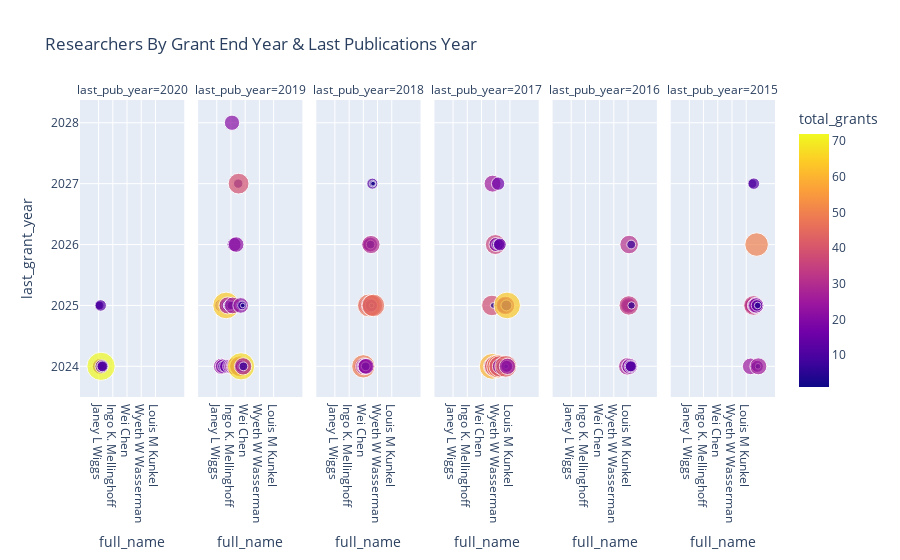

The notebook cell saved with this chart:
### Code cell
px.scatter(temp2.sort_values("last_pub_year", ascending=False), 
           x="full_name", y="last_grant_year", 
           hover_name="full_name",  
           size="total_grants",
           color="total_grants",
           hover_data=['total_funding', 'total_grants', 'last_grant_year', 'citations_mean', 'altmetric_mean', 'last_pub_year'], 
           facet_col="last_pub_year", 
           title="Researchers By Grant End Year & Last Publications Year")

### Figure 1 — Plotly figure (JSON) as saved in the notebook; plotly's stock layout.template omitted (floating-point values rounded to 4 significant figures; data arrays with more than 128 entries replaced by an {"elided": "..."} marker saying what was removed)
{"data": [{"customdata": [[34227249, 13, 2024, 43.83, 96.67, 2020], [5122189, 6, 2025, 111.7, 153.5, 2020], [11226281, 7, 2024, 42.67, 27.67, 2020], [8329707, 7, 2025, 1, 123, 2020], [63300568, 11, 2024, 57, 85.5, 2020], [157716650, 23, 2024, 78.14, 96.14, 2020], [103448660, 12, 2025, 48.5, 105, 2020], [92762611, 72, 2024, 60.83, 48.67, 2020], [33727937, 4, 2024, 99.33, 80.5, 2020], [3816617, 16, 2024, 122.8, 361.7, 2020], [19161145, 9, 2024, 75.83, 332.2, 2020], [11936329, 11, 2024, 277, 805, 2020]], "hovertemplate": "<b>%{hovertext}</b><br><br>last_pub_year=%{customdata[5]}<br>full_name=%{x}<br>last_grant_year=%{customdata[2]}<br>total_grants=%{marker.color}<br>total_funding=%{customdata[0]}<br>citations_mean=%{customdata[3]}<br>altmetric_mean=%{customdata[4]}<extra></extra>", "hovertext": ["Janey L Wiggs", "Nuria Lopez-Bigas", "Cigall Kadoch", "Omar Abdel-Wahab", "Keith L. Ligon", "Evan E. Eichler", "Stephen A Murray", "Marco A Marra", "Roel G W Verhaak", "Rudolf Uher", "Kenneth Offit", "Roy H. Perlis"], "legendgroup": "", "marker": {"color": [13, 6, 7, 7, 11, 23, 12, 72, 4, 16, 9, 11], "coloraxis": "coloraxis", "size": [13, 6, 7, 7, 11, 23, 12, 72, 4, 16, 9, 11], "sizemode": "area", "sizeref": 0.18, "symbol": "circle"}, "mode": "markers", "name": "", "showlegend": false, "type": "scatter", "x": ["Janey L Wiggs", "Nuria Lopez-Bigas", "Cigall Kadoch", "Omar Abdel-Wahab", "Keith L. Ligon", "Evan E. Eichler", "Stephen A Murray", "Marco A Marra", "Roel G W Verhaak", "Rudolf Uher", "Kenneth Offit", "Roy H. Perlis"], "xaxis": "x", "y": [2024, 2025, 2024, 2025, 2024, 2024, 2025, 2024, 2024, 2024, 2024, 2024], "yaxis": "y"}, {"customdata": {"elided": "66x6 float values"}, "hovertemplate": "<b>%{hovertext}</b><br><br>last_pub_year=%{customdata[5]}<br>full_name=%{x}<br>last_grant_year=%{customdata[2]}<br>total_grants=%{marker.color}<br>total_funding=%{customdata[0]}<br>citations_mean=%{customdata[3]}<br>altmetric_mean=%{customdata[4]}<extra></extra>", "hovertext": ["Gun Peggy S. Knudsen", "Heinz-Josef Lenz", "Nada Jabado", "Natalia Rost", "Sriram Sankararaman", "John Q Trojanowski", "Neil Burnet", "Charles M Rudin", "Alec C. Kimmelman", "Nawaid Usmani", "Timothy A. Chan", "Jerald P. Radich", "Martin S Tallman", "James F. Meschia", "Rebecca F. Gottesman", "Paul C Boutros", "Rudolph E. Tanzi", "Catherine M. Tangen", "Oliver Stegle", "Cheryl Lyn Walker", "Riccardo E. Marioni", "Stephen B Montgomery", "Stephen J. Glatt", "Clara D Bloomfield", "Gunnar Morken", "Levi A. Garraway", "Sudha Seshadri", "Seema Mital", "Nigel J. Cairns", "Ingo K. Mellinghoff", "Bamidele O. Tayo", "R. Graham Barr", "Antonio Finelli", "Nilanjan Chatterjee", "Frank Sicheri", "Lawrence S. B. Goldstein", "Michael A. Province", "David Golan", "Sylvia M. Evans", "Hirofumi Morishita", "Konstantinos Arfanakis", "Yohan Bossé", "Thomas Perls", "Eli A. Stahl", "Freddie C. Hamdy", "Mark D. Minden", "Pier Giuseppe Pelicci", "Douglas M. Ruderfer", "Mary V Relling", "Christopher I Amos", "Cathie L. M. Sudlow", "Paul Elliott", "Duncan C. Thomas", "Louis Lefebvre", "Michelle Luciano", "Julian Parkhill", "Adam S. Kibel", "Anita Thapar", "Stephen W Scherer", "Ann C. McKee", "Lars T. Westlye", "Meenakshi Devidas", "Stephanie L. Schmit", "Nancy Lee", "Susan M. Ring", "Daniel J. Benjamin"], "legendgroup": "", "marker": {"color": [1, 15, 24, 4, 6, 19, 10, 15, 10, 13, 11, 11, 4, 5, 6, 64, 17, 3, 12, 26, 7, 9, 8, 10, 1, 5, 19, 10, 5, 6, 1, 14, 21, 4, 25, 26, 12, 11, 18, 8, 10, 28, 10, 7, 22, 23, 12, 3, 12, 22, 8, 39, 31, 12, 5, 40, 6, 22, 67, 13, 6, 7, 1, 2, 27, 7], "coloraxis": "coloraxis", "size": [1, 15, 24, 4, 6, 19, 10, 15, 10, 13, 11, 11, 4, 5, 6, 64, 17, 3, 12, 26, 7, 9, 8, 10, 1, 5, 19, 10, 5, 6, 1, 14, 21, 4, 25, 26, 12, 11, 18, 8, 10, 28, 10, 7, 22, 23, 12, 3, 12, 22, 8, 39, 31, 12, 5, 40, 6, 22, 67, 13, 6, 7, 1, 2, 27, 7], "sizemode": "area", "sizeref": 0.18, "symbol": "circle"}, "mode": "markers", "name": "", "showlegend": false, "type": "scatter", "x": ["Gun Peggy S. Knudsen", "Heinz-Josef Lenz", "Nada Jabado", "Natalia Rost", "Sriram Sankararaman", "John Q Trojanowski", "Neil Burnet", "Charles M Rudin", "Alec C. Kimmelman", "Nawaid Usmani", "Timothy A. Chan", "Jerald P. Radich", "Martin S Tallman", "James F. Meschia", "Rebecca F. Gottesman", "Paul C Boutros", "Rudolph E. Tanzi", "Catherine M. Tangen", "Oliver Stegle", "Cheryl Lyn Walker", "Riccardo E. Marioni", "Stephen B Montgomery", "Stephen J. Glatt", "Clara D Bloomfield", "Gunnar Morken", "Levi A. Garraway", "Sudha Seshadri", "Seema Mital", "Nigel J. Cairns", "Ingo K. Mellinghoff", "Bamidele O. Tayo", "R. Graham Barr", "Antonio Finelli", "Nilanjan Chatterjee", "Frank Sicheri", "Lawrence S. B. Goldstein", "Michael A. Province", "David Golan", "Sylvia M. Evans", "Hirofumi Morishita", "Konstantinos Arfanakis", "Yohan Bossé", "Thomas Perls", "Eli A. Stahl", "Freddie C. Hamdy", "Mark D. Minden", "Pier Giuseppe Pelicci", "Douglas M. Ruderfer", "Mary V Relling", "Christopher I Amos", "Cathie L. M. Sudlow", "Paul Elliott", "Duncan C. Thomas", "Louis Lefebvre", "Michelle Luciano", "Julian Parkhill", "Adam S. Kibel", "Anita Thapar", "Stephen W Scherer", "Ann C. McKee", "Lars T. Westlye", "Meenakshi Devidas", "Stephanie L. Schmit", "Nancy Lee", "Susan M. Ring", "Daniel J. Benjamin"], "xaxis": "x2", "y": [2024, 2025, 2024, 2025, 2025, 2024, 2024, 2025, 2025, 2025, 2025, 2025, 2025, 2025, 2025, 2025, 2024, 2025, 2025, 2025, 2025, 2025, 2024, 2025, 2025, 2024, 2024, 2025, 2024, 2025, 2024, 2024, 2028, 2024, 2025, 2024, 2024, 2024, 2026, 2024, 2024, 2024, 2024, 2024, 2026, 2024, 2024, 2024, 2024, 2024, 2027, 2027, 2024, 2024, 2025, 2024, 2025, 2025, 2024, 2024, 2024, 2025, 2024, 2025, 2024, 2024], "yaxis": "y2"}, {"customdata": {"elided": "34x6 float values"}, "hovertemplate": "<b>%{hovertext}</b><br><br>last_pub_year=%{customdata[5]}<br>full_name=%{x}<br>last_grant_year=%{customdata[2]}<br>total_grants=%{marker.color}<br>total_funding=%{customdata[0]}<br>citations_mean=%{customdata[3]}<br>altmetric_mean=%{customdata[4]}<extra></extra>", "hovertext": ["Guy Thwaites", "Jeramiah J. Smith", "Leah C. Kottyan", "Tatjana Sauka-Spengler", "Wei Chen", "Peter A. Nigrovic", "Chuan He", "Pui-Yan Kwok", "Ana C. deCarvalho", "James E Bradner", "Eleazar Eskin", "Axel Visel", "Richard A Young", "Helen Tremlett", "Smita Bhatia", "JoAnn E Manson", "Laura Reinholdt", "Michael Gill", "Vijay K. Kuchroo", "Pasi A. Jänne", "Irving L. Weissman", "Anders H. Rosengren", "Ruth Ann Marrie", "Arul M. Chinnaiyan", "Todd R Golub", "Kiran Musunuru", "Aleixo M. Muise", "Marie-Anne Van Sluys", "Michael A. Rosenberg", "Paul Workman", "Rickard Sandberg", "Chris P. Barnes", "Geoff D. Hall", "Bruce C Carleton"], "legendgroup": "", "marker": {"color": [24, 3, 2, 3, 49, 17, 26, 20, 2, 8, 21, 7, 23, 23, 17, 11, 11, 7, 24, 13, 47, 10, 17, 20, 19, 7, 30, 14, 2, 41, 11, 4, 2, 46], "coloraxis": "coloraxis", "size": [24, 3, 2, 3, 49, 17, 26, 20, 2, 8, 21, 7, 23, 23, 17, 11, 11, 7, 24, 13, 47, 10, 17, 20, 19, 7, 30, 14, 2, 41, 11, 4, 2, 46], "sizemode": "area", "sizeref": 0.18, "symbol": "circle"}, "mode": "markers", "name": "", "showlegend": false, "type": "scatter", "x": ["Guy Thwaites", "Jeramiah J. Smith", "Leah C. Kottyan", "Tatjana Sauka-Spengler", "Wei Chen", "Peter A. Nigrovic", "Chuan He", "Pui-Yan Kwok", "Ana C. deCarvalho", "James E Bradner", "Eleazar Eskin", "Axel Visel", "Richard A Young", "Helen Tremlett", "Smita Bhatia", "JoAnn E Manson", "Laura Reinholdt", "Michael Gill", "Vijay K. Kuchroo", "Pasi A. Jänne", "Irving L. Weissman", "Anders H. Rosengren", "Ruth Ann Marrie", "Arul M. Chinnaiyan", "Todd R Golub", "Kiran Musunuru", "Aleixo M. Muise", "Marie-Anne Van Sluys", "Michael A. Rosenberg", "Paul Workman", "Rickard Sandberg", "Chris P. Barnes", "Geoff D. Hall", "Bruce C Carleton"], "xaxis": "x3", "y": [2024, 2024, 2024, 2024, 2024, 2024, 2024, 2024, 2024, 2024, 2024, 2024, 2024, 2025, 2025, 2026, 2025, 2025, 2025, 2025, 2025, 2025, 2025, 2025, 2026, 2026, 2026, 2025, 2025, 2025, 2027, 2027, 2027, 2025], "yaxis": "y3"}, {"customdata": {"elided": "46x6 float values"}, "hovertemplate": "<b>%{hovertext}</b><br><br>last_pub_year=%{customdata[5]}<br>full_name=%{x}<br>last_grant_year=%{customdata[2]}<br>total_grants=%{marker.color}<br>total_funding=%{customdata[0]}<br>citations_mean=%{customdata[3]}<br>altmetric_mean=%{customdata[4]}<extra></extra>", "hovertext": ["Gary D Bader", "Rachel F Tyndale", "Per Magnus", "Bradley T Hyman", "Krishnendu Chatterjee", "Peter C Dedon", "Margaret F Lippincott", "David A Garfield", "Antonio Iavarone", "Deepak Srivastava", "Peter St George-Hyslop", "Wyeth W Wasserman", "Anne Griffiths", "David M Weinstock", "Yiwen Chen", "Jinghui Zhang", "Maria Chahrour", "Shashikant B Lele", "Daniel Rueckert", "Stephen O'Rahilly", "Ira M Hall", "Martina Brueckner", "Stuart E Turvey", "Rayjean J Hung", "Eric J Nestler", "Gary E Goodman", "Lee-Way Jin", "Catherine L Peichel", "Andrew P Jackson", "James T Rutka", "David R Gandara", "Peter L Jones", "John B Hogenesch", "Sunit Das", "Casey S Greene", "Bruce L Miller", "James R Lupski", "William S Bush", "Ari Melnick", "Hao Wu", "Richard A Gibbs", "Neil Romberg", "Christine A Iacobuzio-Donahue", "Lon S Schneider", "Sonia Anand", "Alan D D'Andrea"], "legendgroup": "", "marker": {"color": [38, 60, 26, 33, 3, 31, 2, 6, 10, 26, 36, 45, 18, 8, 3, 7, 3, 3, 16, 49, 7, 11, 40, 15, 22, 9, 10, 9, 9, 21, 18, 5, 6, 5, 3, 20, 15, 4, 24, 31, 43, 2, 11, 13, 64, 24], "coloraxis": "coloraxis", "size": [38, 60, 26, 33, 3, 31, 2, 6, 10, 26, 36, 45, 18, 8, 3, 7, 3, 3, 16, 49, 7, 11, 40, 15, 22, 9, 10, 9, 9, 21, 18, 5, 6, 5, 3, 20, 15, 4, 24, 31, 43, 2, 11, 13, 64, 24], "sizemode": "area", "sizeref": 0.18, "symbol": "circle"}, "mode": "markers", "name": "", "showlegend": false, "type": "scatter", "x": ["Gary D Bader", "Rachel F Tyndale", "Per Magnus", "Bradley T Hyman", "Krishnendu Chatterjee", "Peter C Dedon", "Margaret F Lippincott", "David A Garfield", "Antonio Iavarone", "Deepak Srivastava", "Peter St George-Hyslop", "Wyeth W Wasserman", "Anne Griffiths", "David M Weinstock", "Yiwen Chen", "Jinghui Zhang", "Maria Chahrour", "Shashikant B Lele", "Daniel Rueckert", "Stephen O'Rahilly", "Ira M Hall", "Martina Brueckner", "Stuart E Turvey", "Rayjean J Hung", "Eric J Nestler", "Gary E Goodman", "Lee-Way Jin", "Catherine L Peichel", "Andrew P Jackson", "James T Rutka", "David R Gandara", "Peter L Jones", "John B Hogenesch", "Sunit Das", "Casey S Greene", "Bruce L Miller", "James R Lupski", "William S Bush", "Ari Melnick", "Hao Wu", "Richard A Gibbs", "Neil Romberg", "Christine A Iacobuzio-Donahue", "Lon S Schneider", "Sonia Anand", "Alan D D'Andrea"], "xaxis": "x4", "y": [2025, 2024, 2027, 2024, 2025, 2024, 2024, 2024, 2024, 2024, 2026, 2024, 2026, 2026, 2024, 2024, 2024, 2025, 2027, 2024, 2024, 2026, 2024, 2026, 2024, 2025, 2024, 2024, 2025, 2025, 2025, 2025, 2024, 2025, 2024, 2024, 2025, 2024, 2025, 2025, 2024, 2024, 2025, 2024, 2025, 2024], "yaxis": "y4"}, {"customdata": [[null, 1, 2024, 58, 19, 2016], [89233413, 14, 2024, 68, 63, 2016], [29449910, 14, 2024, 473, 47, 2016], [66039941, 14, 2024, 134.7, 93.33, 2016], [24403936, 28, 2024, 178.5, 107, 2016], [389816777, 13, 2025, 115.5, 84.5, 2016], [69940962, 15, 2024, 57, 8, 2016], [354825108, 22, 2025, 54, 98, 2016], [29471814, 34, 2025, 87, 74, 2016], [6367886, 31, 2026, 36, 119, 2016], [218363, 4, 2024, 52, 30, 2016], [136881987, 23, 2024, 77, 164, 2016], [69650317, 10, 2024, 77, 164, 2016], [7040351, 15, 2024, 87, 85, 2016], [99038792, 11, 2024, 21, 10.5, 2016], [5925798, 7, 2026, 113, 635, 2016], [8277482, 5, 2025, 32, 166, 2016]], "hovertemplate": "<b>%{hovertext}</b><br><br>last_pub_year=%{customdata[5]}<br>full_name=%{x}<br>last_grant_year=%{customdata[2]}<br>total_grants=%{marker.color}<br>total_funding=%{customdata[0]}<br>citations_mean=%{customdata[3]}<br>altmetric_mean=%{customdata[4]}<extra></extra>", "hovertext": ["Zlatko Dembic", "K Christopher Garcia", "Fred A Wright", "Matthew E Hurles", "Mika Kivimaki", "Charles Fuchs", "Louis M Kunkel", "Jennifer R Grandis", "John E Dick", "Michael G Fehlings", "Xia Cui", "James W Kazura", "Jane M Carlton", "Walter Salzburger", "Sarah M Fortune", "Jorge E Chavarro", "Gordon C S Smith"], "legendgroup": "", "marker": {"color": [1, 14, 14, 14, 28, 13, 15, 22, 34, 31, 4, 23, 10, 15, 11, 7, 5], "coloraxis": "coloraxis", "size": [1, 14, 14, 14, 28, 13, 15, 22, 34, 31, 4, 23, 10, 15, 11, 7, 5], "sizemode": "area", "sizeref": 0.18, "symbol": "circle"}, "mode": "markers", "name": "", "showlegend": false, "type": "scatter", "x": ["Zlatko Dembic", "K Christopher Garcia", "Fred A Wright", "Matthew E Hurles", "Mika Kivimaki", "Charles Fuchs", "Louis M Kunkel", "Jennifer R Grandis", "John E Dick", "Michael G Fehlings", "Xia Cui", "James W Kazura", "Jane M Carlton", "Walter Salzburger", "Sarah M Fortune", "Jorge E Chavarro", "Gordon C S Smith"], "xaxis": "x5", "y": [2024, 2024, 2024, 2024, 2024, 2025, 2024, 2025, 2025, 2026, 2024, 2024, 2024, 2024, 2024, 2026, 2025], "yaxis": "y5"}, {"customdata": {"elided": "25x6 float values"}, "hovertemplate": "<b>%{hovertext}</b><br><br>last_pub_year=%{customdata[5]}<br>full_name=%{x}<br>last_grant_year=%{customdata[2]}<br>total_grants=%{marker.color}<br>total_funding=%{customdata[0]}<br>citations_mean=%{customdata[3]}<br>altmetric_mean=%{customdata[4]}<extra></extra>", "hovertext": ["Anne Marinier", "Igor Ulitsky", "Simon J Foster", "Carol A Aghajanian", "Sylvain Meloche", "Christer Betsholtz", "Anne Barton", "Fiona Powrie", "Michael J Rieder", "Alexander Eckehart Urban", "Paul C Nathan", "Stephen L Hauser", "Todd A Alonzo", "Paula E Cohen", "Andrew S Weyrich", "David W Threadgill", "Shahrad R Rassekh", "Chongzhi Zang", "Adolfo Ferrando", "Glenn F King", "Thoas Fioretos", "Akiko Shimamura", "Laurent A F Frantz", "Ivan Pedrosa", "Xi Chen"], "legendgroup": "", "marker": {"color": [8, 7, 25, 3, 13, 19, 8, 20, 25, 3, 35, 12, 3, 6, 16, 22, 22, 3, 21, 50, 12, 13, 4, 3, 26], "coloraxis": "coloraxis", "size": [8, 7, 25, 3, 13, 19, 8, 20, 25, 3, 35, 12, 3, 6, 16, 22, 22, 3, 21, 50, 12, 13, 4, 3, 26], "sizemode": "area", "sizeref": 0.18, "symbol": "circle"}, "mode": "markers", "name": "", "showlegend": false, "type": "scatter", "x": ["Anne Marinier", "Igor Ulitsky", "Simon J Foster", "Carol A Aghajanian", "Sylvain Meloche", "Christer Betsholtz", "Anne Barton", "Fiona Powrie", "Michael J Rieder", "Alexander Eckehart Urban", "Paul C Nathan", "Stephen L Hauser", "Todd A Alonzo", "Paula E Cohen", "Andrew S Weyrich", "David W Threadgill", "Shahrad R Rassekh", "Chongzhi Zang", "Adolfo Ferrando", "Glenn F King", "Thoas Fioretos", "Akiko Shimamura", "Laurent A F Frantz", "Ivan Pedrosa", "Xi Chen"], "xaxis": "x6", "y": [2025, 2025, 2024, 2025, 2025, 2025, 2027, 2025, 2025, 2024, 2025, 2027, 2025, 2024, 2025, 2025, 2025, 2024, 2025, 2026, 2025, 2024, 2025, 2024, 2024], "yaxis": "y6"}], "layout": {"annotations": [{"font": {}, "showarrow": false, "text": "last_pub_year=2020", "x": 0.075, "xanchor": "center", "xref": "paper", "y": 1, "yanchor": "bottom", "yref": "paper"}, {"font": {}, "showarrow": false, "text": "last_pub_year=2019", "x": 0.245, "xanchor": "center", "xref": "paper", "y": 1, "yanchor": "bottom", "yref": "paper"}, {"font": {}, "showarrow": false, "text": "last_pub_year=2018", "x": 0.415, "xanchor": "center", "xref": "paper", "y": 1, "yanchor": "bottom", "yref": "paper"}, {"font": {}, "showarrow": false, "text": "last_pub_year=2017", "x": 0.585, "xanchor": "center", "xref": "paper", "y": 1, "yanchor": "bottom", "yref": "paper"}, {"font": {}, "showarrow": false, "text": "last_pub_year=2016", "x": 0.755, "xanchor": "center", "xref": "paper", "y": 1, "yanchor": "bottom", "yref": "paper"}, {"font": {}, "showarrow": false, "text": "last_pub_year=2015", "x": 0.925, "xanchor": "center", "xref": "paper", "y": 1, "yanchor": "bottom", "yref": "paper"}], "autosize": true, "coloraxis": {"colorbar": {"title": {"text": "total_grants"}}, "colorscale": [[0, "#0d0887"], [0.1111, "#46039f"], [0.2222, "#7201a8"], [0.3333, "#9c179e"], [0.4444, "#bd3786"], [0.5556, "#d8576b"], [0.6667, "#ed7953"], [0.7778, "#fb9f3a"], [0.8889, "#fdca26"], [1, "#f0f921"]]}, "legend": {"itemsizing": "constant", "tracegroupgap": 0}, "title": {"text": "Researchers By Grant End Year & Last Publications Year"}, "xaxis": {"anchor": "y", "autorange": true, "domain": [0, 0.15], "range": [-1.481, 203.0], "title": {"text": "full_name"}, "type": "category"}, "xaxis2": {"anchor": "y2", "autorange": true, "domain": [0.17, 0.32], "matches": "x", "range": [-1.481, 203.0], "title": {"text": "full_name"}, "type": "category"}, "xaxis3": {"anchor": "y3", "autorange": true, "domain": [0.34, 0.49], "matches": "x", "range": [-1.481, 203.0], "title": {"text": "full_name"}, "type": "category"}, "xaxis4": {"anchor": "y4", "autorange": true, "domain": [0.51, 0.66], "matches": "x", "range": [-1.481, 203.0], "title": {"text": "full_name"}, "type": "category"}, "xaxis5": {"anchor": "y5", "autorange": true, "domain": [0.68, 0.83], "matches": "x", "range": [-1.481, 203.0], "title": {"text": "full_name"}, "type": "category"}, "xaxis6": {"anchor": "y6", "autorange": true, "domain": [0.85, 1], "matches": "x", "range": [-1.481, 203.0], "title": {"text": "full_name"}, "type": "category"}, "yaxis": {"anchor": "x", "autorange": true, "domain": [0, 1], "range": [2023.0, 2028.0], "title": {"text": "last_grant_year"}, "type": "linear"}, "yaxis2": {"anchor": "x2", "autorange": true, "domain": [0, 1], "matches": "y", "range": [2023.0, 2028.0], "showticklabels": false, "type": "linear"}, "yaxis3": {"anchor": "x3", "autorange": true, "domain": [0, 1], "matches": "y", "range": [2023.0, 2028.0], "showticklabels": false, "type": "linear"}, "yaxis4": {"anchor": "x4", "autorange": true, "domain": [0, 1], "matches": "y", "range": [2023.0, 2028.0], "showticklabels": false, "type": "linear"}, "yaxis5": {"anchor": "x5", "autorange": true, "domain": [0, 1], "matches": "y", "range": [2023.0, 2028.0], "showticklabels": false, "type": "linear"}, "yaxis6": {"anchor": "x6", "autorange": true, "domain": [0, 1], "matches": "y", "range": [2023.0, 2028.0], "showticklabels": false, "type": "linear"}}}
